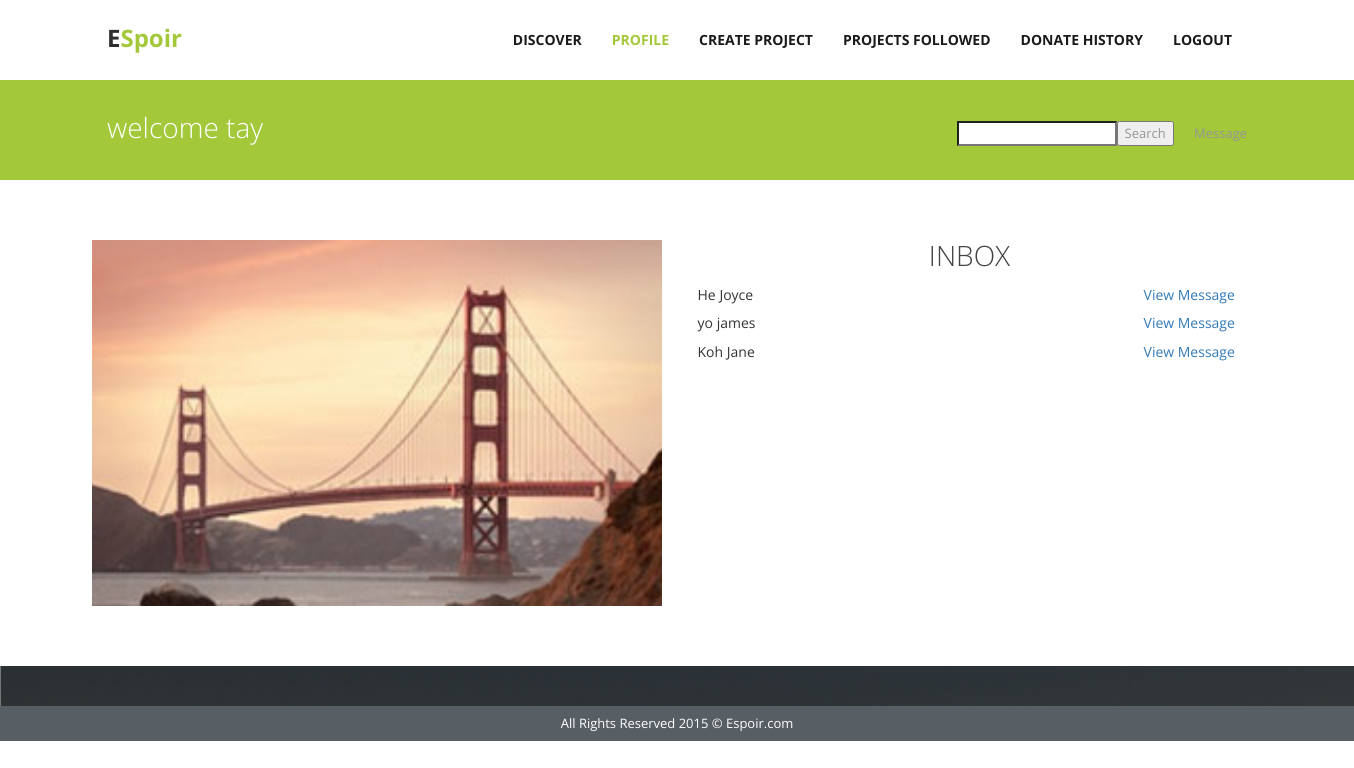
The app's page /viewMessage.php (signed in) with its own data.
### tables this page shows
CREATE TABLE IF NOT EXISTS `user` (
  `userEmail` varchar(255) NOT NULL,
  `password` varchar(255) NOT NULL,
  `firstName` varchar(255) NOT NULL,
  `lastName` varchar(255) NOT NULL,
  `nationality` varchar(50) NOT NULL,
  `birthday` date NOT NULL,
  `gender` enum('Female','Male') NOT NULL,
  `picScr` blob NOT NULL,
  `picName` varchar(8000) NOT NULL,
  `bio` text
);

### viewMessage.php (the view, shortened to what this page needs)
<!DOCTYPE html>
<html lang="en">
<head>
    <link href="css/bootstrap.css" rel="stylesheet">
    <link href="//maxcdn.bootstrapcdn.com/font-awesome/4.2.0/css/font-awesome.min.css" rel="stylesheet">
    <link href="css/responsiveslides.css" rel="stylesheet">
    <link href="css/style.css" rel="stylesheet">
</head>
<?php
    include("db.php");
	$emailtxt = $_SESSION["emailtxt"];
	$sql = "SELECT * FROM user WHERE userEmail = '$emailtxt'";
	if ($result=mysqli_query($mysqli,$sql))
    {
        $rowcount=mysqli_num_rows($result);
    }
	if($rowcount==1)
	{
        $row = mysqli_fetch_array($result,MYSQLI_ASSOC);
	}
	else
	{
		echo '<script language="javascript">';
		echo 'alert("Wrong username/password");';
		echo 'window.location.href="../CS2102/loginreg.php";';
		echo '</script>';
	}
  ?>
<?php
$sql2 = "SELECT `senderEmail` FROM `message` WHERE `senderEmail` = '$emailtxt' OR `receiverEmail` = '$emailtxt' UNION SELECT `receiverEmail` FROM `message` WHERE `senderEmail` = '$emailtxt' OR `receiverEmail` = '$emailtxt'";
	 $message=mysqli_query($mysqli,$sql2) or die('Error: ' . mysqli_error($mysqli));
  ?>
<body data-responsejs='{ "create": [ { "prop": "width", "breakpoints": [0, 320, 481, 641, 961, 1025, 1281, 1400] }]}'>
    <div class="wrapper">
        <div class="container">
            <nav class="navbar navbar-default">
                <div class="container-fluid">
                    <div class="navbar-header">
                        <a class="navbar-brand">E<span>Spoir</span></a>
                    </div>
                    <div class="collapse navbar-collapse pull-right" id="bs-example-navbar-collapse-1">
                        <ul class="nav navbar-nav">
                            <li><a href="discoverlogin.php">Discover</a></li>
                            <li class="active"><a href="profile.php">Profile<span class="sr-only">(current)</span></a></li>
                            <li><a href="createProject.php">Create Project </a></li>
                            <li><a href="projfollist.php">Projects Followed</a></li>
                            <li><a href="transactions.php">Donate History </a></li>
                            <li><a href="logout.php" id="logout">Logout</a></li>
                        </ul>
                    </div>
                </div>
            </nav>
        </div>
    </div>
    <div class="inner-head">
        <div class="container">
            <div class="col-lg-12">
                <h4 class="pull-left">welcome <?php echo $row["firstName"] ?></h4>
                <form method="post" action="search.php">
                    <p class="pull-right pagination">
                        <input type="Search" name="keyword"><input type="submit" value="Search">
                        &nbsp;&nbsp;&nbsp;&nbsp;  Message
                    </p>
                </form>
            </div>
        </div>
    </div>
    <div class="inner-page services">
        <div class="container">
            <div class="">
                <div class="col-md-6 no-padding-left">
                    <img src="img/work8.jpg">
                </div>
                <div class="col-md-6">
                    <div class="header-intro">
                        <h2>Inbox</h2>
                    </div>
                    <table style="width: 98%; margin: 0 auto; height: 85px;">
                        <tbody>
                            <?php
                            while($row = mysqli_fetch_array($message,MYSQLI_ASSOC)) {
                                if($emailtxt != $row['senderEmail'] ){
                        ?>
                            <tr>
                                <?php
                                    $email = $row['senderEmail'];
                                    $user = mysqli_query($mysqli,"SELECT * FROM user WHERE userEmail = '$email'");
                                    $userDetail = mysqli_fetch_array($user,MYSQLI_ASSOC);
                                ?>
                                <td class="auto-style1"><?php echo $userDetail["lastName"]." ".$userDetail["firstName"]?></td>
                                <td><a href="addMessage.php?emailtxt=<?php echo $row['senderEmail']?>">View Message</a></td>
                            </tr>
                            <?php
                                }
                            }
                            ?>
                        </tbody>
                    </table>
                </div>
                <div class="clearfix"></div>
            </div>
        </div>
    </div>
    <div class="testimonial main">
    </div>
    <div class="copyright">
        <div class="container">
            <p>All Rights Reserved 2015 &copy; Espoir.com</p>
        </div>
    </div>
</body>
</html>

### css/style.css (style rules this page uses)
* { font-family: 'Open Sans', sans-serif; }
.wrapper { width: 100%; margin: 0 auto; }
@media (min-width:1200px) { .wrapper { width: 1344px; margin: 0 auto; } }
@media (min-width:1200px) { .container { padding: 0; position: relative; } }
@media (min-width:1200px) { div#bs-example-navbar-collapse-1 { padding-right: 0; } }
@media (min-width:1200px) { .no-padding-left { padding-left: 0; } }
a, a:hover, a:focus { text-decoration: none; }
img { vertical-align: middle; width: 100%; }
h2 { font-size: 28px; font-weight: 300; text-transform: uppercase; color: #444444; margin-top: 60px; }
h4 { font-size: 16px; font-weight: bold; text-transform: uppercase; margin-bottom: 0px; margin-top: 20px; }
p { color: #969696; font-size: 13px; }
.navbar-brand span { color: #A3C83A; }
a.navbar-brand { color: #2f2e2e !important; font-weight: bold; font-size: 24px; padding-top: 28px; }
.navbar { margin-bottom: 0; }
.navbar-default .navbar-nav > .active > a, .navbar-default .navbar-nav > .active > a:hover, .navbar-default .navbar-nav > .active > a:focus { background-color: inherit; color: #A3C83A; }
.navbar-default .navbar-nav > li > a { font-size: 14px; font-weight: bold; color: #1b1a1a ; text-transform: uppercase; padding-top: 30px; padding-bottom: 30px; }
.navbar-default { background-color: inherit; border: none; }
.header-intro { text-align: center; }
.copyright .container p { color: white; text-align: center; margin: 8px; }
.copyright { background: #575F65; }
.inner-head h4 { font-size: 28px; font-weight: 300; text-transform: lowercase; color: white; margin-top: 32px; }
.inner-head { background: #A3C83A; min-height: 100px; margin-bottom: 60px; }
.pagination { margin-top: 41px; }
.clearfix { position: relative; z-index: -1; top: 1px; left: 0px; }
.col-md-6 h2 { margin-top: 0; }
.testimonial.main { background: url('../img/testimonial_bg.jpg'); padding: 30px 0 10px 0; margin-top: 60px; }

### viewMessage.php (style rules this page uses)
.auto-style1 { width: 446px; }

### records on screen
user: firstName "tay"
user: lastName "He", firstName "Joyce"
user: lastName "yo", firstName "james"
user: lastName "Koh", firstName "Jane"
